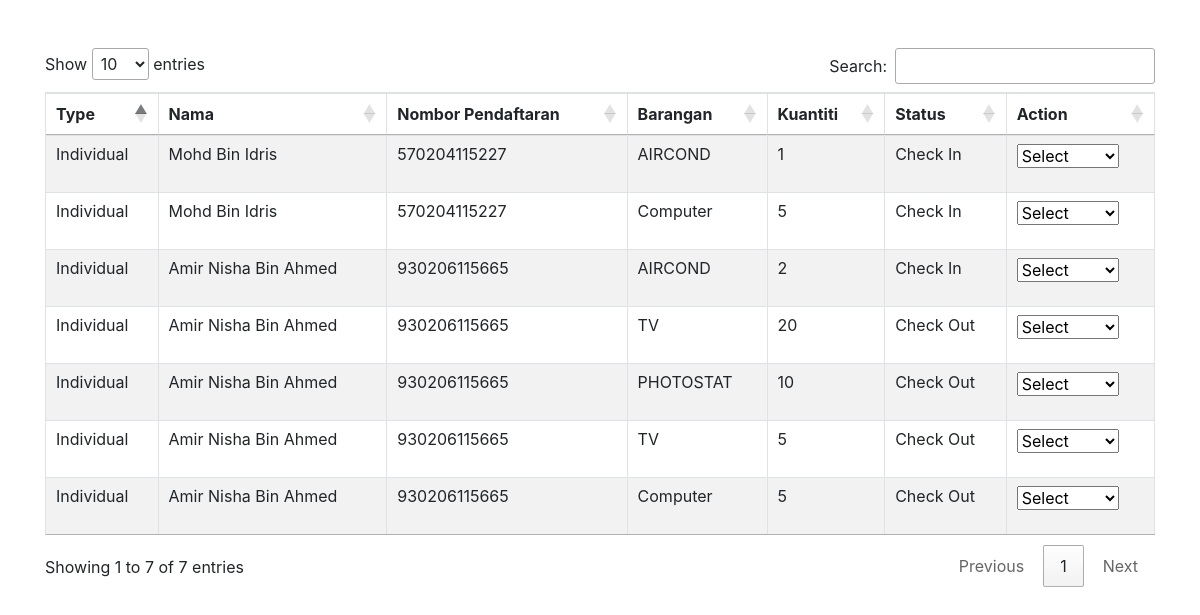
The page /collector/bekap/check-out-item.php on the database its author committed.
### tables this page shows
CREATE TABLE `item` (
  `item_id` int(10) NOT NULL,
  `id_cus` varchar(1000) NOT NULL,
  `item_name` varchar(1000) NOT NULL,
  `quan` int(10) NOT NULL,
  `point` varchar(1000) NOT NULL,
  `status` int(100) NOT NULL,
  `year` int(11) NOT NULL,
  `month` int(11) NOT NULL,
  `day` int(11) NOT NULL,
  `collector` varchar(100) NOT NULL
);

CREATE TABLE `costumer` (
  `costumer_id` int(10) NOT NULL,
  `costumer_type` varchar(50) NOT NULL,
  `costumer_name` varchar(1000) NOT NULL,
  `costumer_ic` varchar(50) NOT NULL,
  `costumer_contact` varchar(50) NOT NULL,
  `costumer_address` longtext NOT NULL,
  `costumer_daerah` text NOT NULL,
  `costumer_job` varchar(100) NOT NULL
);

### collector/bekap/check-out-item.php (the view, shortened to what this page needs)
<?php
include("database/db_conection.php");
?>
<html>
<head>
<link rel="stylesheet" type="text/css" media="screen"  href="https://cdn.datatables.net/1.10.19/css/jquery.dataTables.min.css">
<link rel="stylesheet" type="text/css" href="https://cdnjs.cloudflare.com/ajax/libs/twitter-bootstrap/4.1.3/css/bootstrap.css">
<link rel="stylesheet" type="text/css" href="https://cdn.datatables.net/1.10.19/css/dataTables.bootstrap4.min.css">
</head>
<body>
<?PHP
if(isset($_POST['search'])){
	$data=$_POST['data'];
	 $query = "SELECT  item_id as item_id, id_cus as idt, costumer_type as type, costumer_name as name, costumer_ic as ic, costumer_contact as tel, item_name as item, quan as quan, point as point  FROM item left join costumer on item.id_cus=costumer.costumer_ic where costumer.costumer_name like '%$data%' or costumer.costumer_ic like '%$data%' or costumer.costumer_contact like '%$data%'";
}
else
{
	 $query = "SELECT  item_id as item_id, id_cus as idt, costumer_type as type, costumer_name as name, costumer_ic as ic, costumer_contact as tel, item_name as item, quan as quan, point as point , status as status  FROM item left join costumer on item.id_cus=costumer.costumer_ic order by item_id DESC";
}
?>
<div class="container">
 <table id=example class="table table-striped table-bordered">
 <thead>
   <tr>
     <th>Type</th>
     <th>Nama</th>
     <th>Nombor Pendaftaran</th>
	 <th>Barangan</th>
	 <th>Kuantiti</th>
	  <th>Status</th>
	    <th>Action</th>
    </tr>
	 </thead>
	 <tbody>
<?PHP
$result = mysqli_query($dbcon, $query);
 while($row1 = mysqli_fetch_array($result)){
	 ?>
  <tr>
  <td><?PHP echo $row1["type"];?></td>
     <td><?PHP echo  $row1["name"];?></td>
     <td><?PHP echo $row1["ic"];?></td>
	 <td><?PHP echo $row1["item"];?></td>
	 <td><?PHP echo $row1["quan"];?></td>
	 <td><?PHP if($row1["status"]==0){
		 echo "<p>Check Out</p>";
	 }
	 else {
		 echo "<p>Check In</p>";
	 }
		 ?>
		 </td>
<td>
 <form method="POST"><select name="check" onchange="this.form.submit()">
	<option value="">Select</option>
	</select>
</form>
 </td>
   </tr>
  <?PHP
 }
?>
	 </tbody>
	 </div>
 </html>
 </body>

### rows shown on the page
item: costumer.costumer_type "Individual", costumer.costumer_name "Mohd Bin Idris", costumer.costumer_ic "570204115227", item_name "AIRCOND", quan "1", status "Check In"
item: costumer.costumer_type "Individual", costumer.costumer_name "Mohd Bin Idris", costumer.costumer_ic "570204115227", item_name "Computer", quan "5", status "Check In"
item: costumer.costumer_type "Individual", costumer.costumer_name "Amir Nisha Bin Ahmed", costumer.costumer_ic "930206115665", item_name "AIRCOND", quan "2", status "Check In"
item: costumer.costumer_type "Individual", costumer.costumer_name "Amir Nisha Bin Ahmed", costumer.costumer_ic "930206115665", item_name "TV", quan "20", status "Check Out"
item: costumer.costumer_type "Individual", costumer.costumer_name "Amir Nisha Bin Ahmed", costumer.costumer_ic "930206115665", item_name "PHOTOSTAT", quan "10", status "Check Out"
item: costumer.costumer_type "Individual", costumer.costumer_name "Amir Nisha Bin Ahmed", costumer.costumer_ic "930206115665", item_name "TV", quan "5", status "Check Out"
item: costumer.costumer_type "Individual", costumer.costumer_name "Amir Nisha Bin Ahmed", costumer.costumer_ic "930206115665", item_name "Computer", quan "5", status "Check Out"
